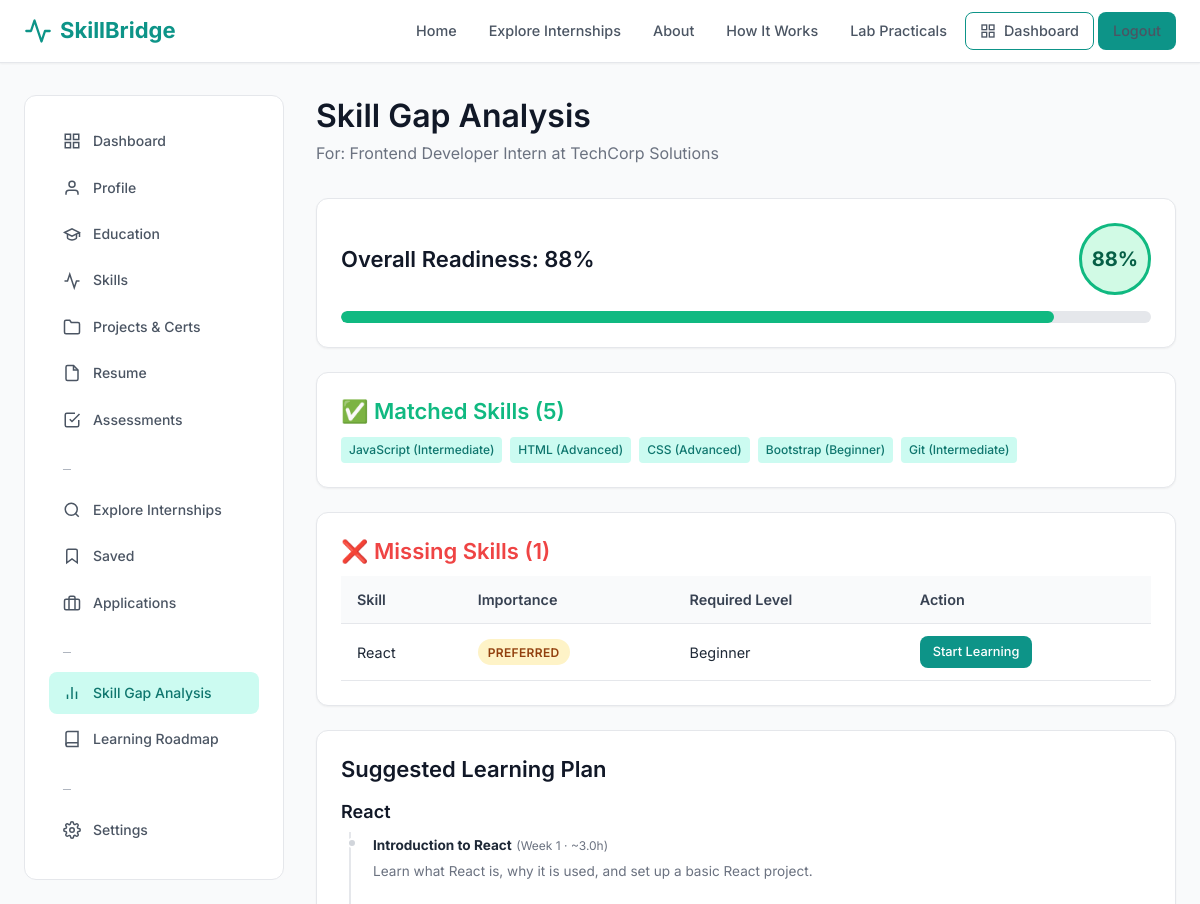
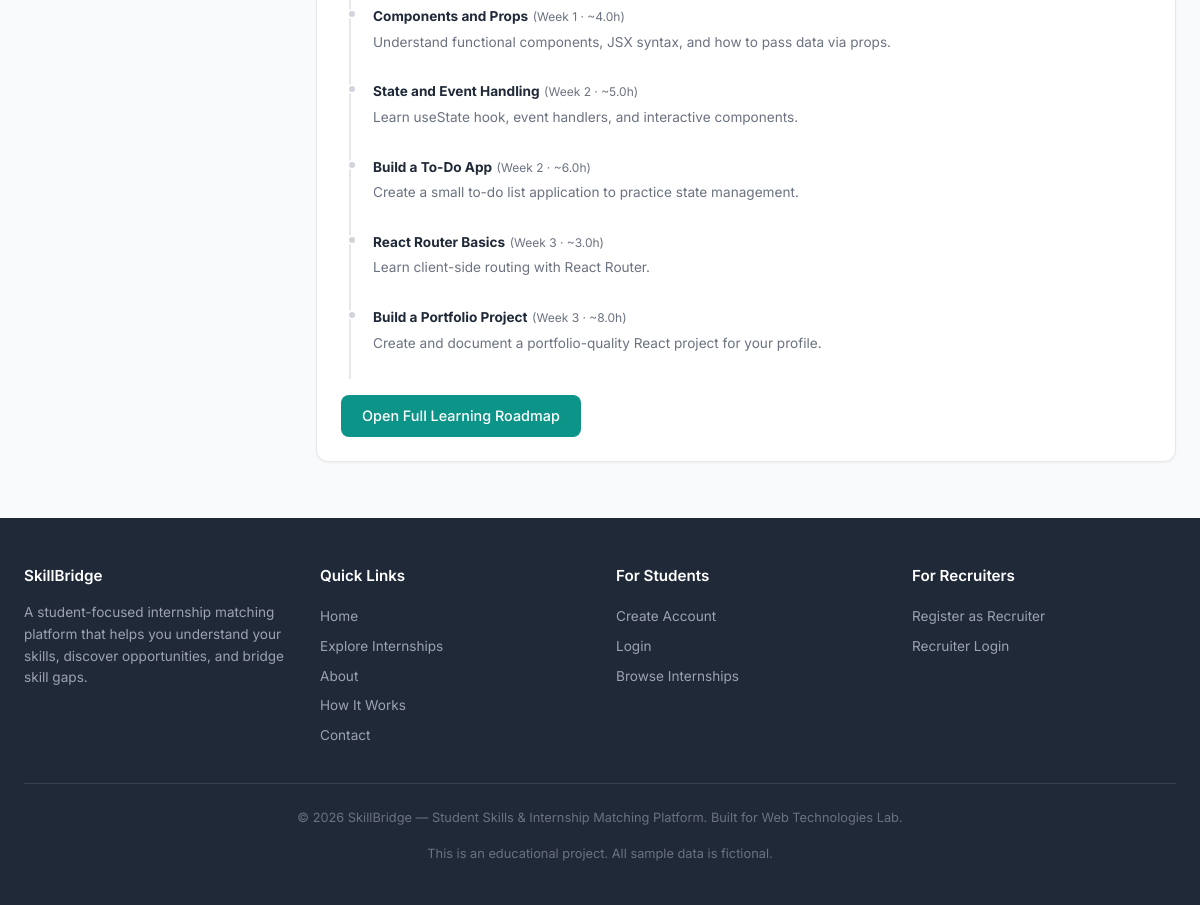
The page /student/skill-gap.php?internship_id=1 (signed in) on the database its author committed (2 pictures, top to bottom).
### tables this page shows
CREATE TABLE internships (
    id INT AUTO_INCREMENT PRIMARY KEY,
    recruiter_profile_id INT NOT NULL,
    title VARCHAR(200) NOT NULL,
    description TEXT NOT NULL,
    responsibilities TEXT DEFAULT NULL,
    eligibility TEXT DEFAULT NULL,
    eligible_degrees VARCHAR(255) DEFAULT NULL,     
    eligible_branches VARCHAR(255) DEFAULT NULL,    
    min_graduation_year INT DEFAULT NULL,
    max_graduation_year INT DEFAULT NULL,
    location VARCHAR(150) DEFAULT NULL,
    work_mode ENUM('remote', 'hybrid', 'onsite') DEFAULT 'remote',
    stipend_min INT DEFAULT 0,
    stipend_max INT DEFAULT 0,
    is_paid TINYINT(1) DEFAULT 1,
    duration VARCHAR(100) DEFAULT NULL,
    openings INT DEFAULT 1,
    application_instructions TEXT DEFAULT NULL,
    start_date DATE DEFAULT NULL,
    application_deadline DATE DEFAULT NULL,
    status ENUM('draft', 'active', 'closed', 'expired') DEFAULT 'active',
    career_category VARCHAR(100) DEFAULT NULL,
    is_sample TINYINT(1) DEFAULT 0,    
    created_at TIMESTAMP DEFAULT CURRENT_TIMESTAMP,
    updated_at TIMESTAMP DEFAULT CURRENT_TIMESTAMP ON UPDATE CURRENT_TIMESTAMP,
    FOREIGN KEY (recruiter_profile_id) REFERENCES recruiter_profiles(id) ON DELETE CASCADE,
    INDEX idx_status (status),
    INDEX idx_deadline (application_deadline),
    INDEX idx_career (career_category)
);

CREATE TABLE recruiter_profiles (
    id INT AUTO_INCREMENT PRIMARY KEY,
    user_id INT NOT NULL,
    company_name VARCHAR(200) DEFAULT NULL,
    company_website VARCHAR(255) DEFAULT NULL,
    company_description TEXT DEFAULT NULL,
    company_logo_path VARCHAR(255) DEFAULT NULL,
    industry VARCHAR(100) DEFAULT NULL,
    company_size VARCHAR(50) DEFAULT NULL,
    location VARCHAR(150) DEFAULT NULL,
    phone VARCHAR(20) DEFAULT NULL,
    created_at TIMESTAMP DEFAULT CURRENT_TIMESTAMP,
    updated_at TIMESTAMP DEFAULT CURRENT_TIMESTAMP ON UPDATE CURRENT_TIMESTAMP,
    UNIQUE KEY uk_user (user_id),
    FOREIGN KEY (user_id) REFERENCES users(id) ON DELETE CASCADE
);

CREATE TABLE internship_skills (
    id INT AUTO_INCREMENT PRIMARY KEY,
    internship_id INT NOT NULL,
    skill_id INT NOT NULL,
    importance ENUM('required', 'preferred', 'nice_to_have') DEFAULT 'required',
    min_proficiency ENUM('beginner', 'intermediate', 'advanced') DEFAULT 'beginner',
    UNIQUE KEY uk_internship_skill (internship_id, skill_id),
    FOREIGN KEY (internship_id) REFERENCES internships(id) ON DELETE CASCADE,
    FOREIGN KEY (skill_id) REFERENCES skills(id) ON DELETE CASCADE
);

CREATE TABLE skills (
    id INT AUTO_INCREMENT PRIMARY KEY,
    category_id INT NOT NULL,
    name VARCHAR(100) NOT NULL,
    description VARCHAR(255) DEFAULT NULL,
    UNIQUE KEY uk_name (name),
    FOREIGN KEY (category_id) REFERENCES skill_categories(id) ON DELETE CASCADE,
    INDEX idx_category (category_id)
);

CREATE TABLE learning_tasks (
    id INT AUTO_INCREMENT PRIMARY KEY,
    skill_id INT NOT NULL,
    title VARCHAR(200) NOT NULL,
    description TEXT DEFAULT NULL,
    week_number INT DEFAULT 1,
    task_order INT DEFAULT 1,
    resource_url VARCHAR(255) DEFAULT NULL,
    estimated_hours DECIMAL(4,1) DEFAULT NULL,
    created_at TIMESTAMP DEFAULT CURRENT_TIMESTAMP,
    FOREIGN KEY (skill_id) REFERENCES skills(id) ON DELETE CASCADE,
    INDEX idx_skill (skill_id)
);

### includes/functions.php (called while the page is built, shortened)
<?php
function e(?string $str): string {
    return htmlspecialchars($str ?? '', ENT_QUOTES, 'UTF-8');
}
function calculateMatchScore(PDO $db, int $studentProfileId, int $internshipId): array {
    $stmt = $db->prepare('
        SELECT isr.skill_id, isr.importance, isr.min_proficiency, s.name AS skill_name
        FROM internship_skills isr
        JOIN skills s ON s.id = isr.skill_id
        WHERE isr.internship_id = ?
    ');
    $stmt->execute([$internshipId]);
    $requiredSkills = $stmt->fetchAll();
    $stmt = $db->prepare('
        SELECT ss.skill_id, ss.proficiency, s.name AS skill_name
        FROM student_skills ss
        JOIN skills s ON s.id = ss.skill_id
        WHERE ss.student_profile_id = ?
    ');
    $stmt->execute([$studentProfileId]);
    $studentSkillsRaw = $stmt->fetchAll();
    $studentSkills = [];
    foreach ($studentSkillsRaw as $ss) {
        $studentSkills[(int)$ss['skill_id']] = $ss['proficiency'];
    }
    $proficiencyLevels = ['beginner' => 1, 'intermediate' => 2, 'advanced' => 3];
    $matched  = [];
    $missing  = [];
    $weak     = [];
    $importanceWeights = ['required' => 1.0, 'preferred' => 0.6, 'nice_to_have' => 0.3];
    $totalWeight = 0;
    $earnedWeight = 0;
    foreach ($requiredSkills as $rs) {
        $skillId   = (int) $rs['skill_id'];
        $skillName = $rs['skill_name'];
        $importance = $rs['importance'];
        $minProf   = $rs['min_proficiency'];
        $weight    = $importanceWeights[$importance] ?? 1.0;
        $totalWeight += $weight;
        if (isset($studentSkills[$skillId])) {
            $studentLevel = $proficiencyLevels[$studentSkills[$skillId]] ?? 1;
            $requiredLevel = $proficiencyLevels[$minProf] ?? 1;
            if ($studentLevel >= $requiredLevel) {
                $matched[] = [
                    'name'       => $skillName,
                    'importance' => $importance,
                    'student_level' => $studentSkills[$skillId],
                    'required_level' => $minProf,
                ];
                $earnedWeight += $weight;
            }
        } else {
            $missing[] = [
                'name'       => $skillName,
                'importance' => $importance,
                'required_level' => $minProf,
            ];
        }
    }
    $score = ($totalWeight > 0) ? round(($earnedWeight / $totalWeight) * 100) : 0;
    $score = min(100, max(0, $score));
    $explanation = "You match {$score}% of the requirements. ";
    $matchedCount = count($matched);
    $totalCount   = count($requiredSkills);
    $explanation  .= "You have {$matchedCount} of {$totalCount} required skills at the needed level. ";
    if (!empty($missing)) {
        $missingNames = array_column($missing, 'name');
        $explanation .= "Missing: " . implode(', ', $missingNames) . ". ";
    }
    return [
        'score'           => $score,
        'matched_skills'  => $matched,
        'missing_skills'  => $missing,
        'weak_skills'     => $weak,
        'total_required'  => $totalCount,
        'explanation'     => trim($explanation),
    ];
}
function getSkillGapAnalysis(PDO $db, int $studentProfileId, int $internshipId): array {
    $match = calculateMatchScore($db, $studentProfileId, $internshipId);
    $learningPlan = [];
    $allGapSkills = array_merge(
        array_map(fn($s) => $s['name'], $match['missing_skills']),
        array_map(fn($s) => $s['name'], $match['weak_skills'])
    );
    if (!empty($allGapSkills)) {
        $placeholders = implode(',', array_fill(0, count($allGapSkills), '?'));
        $stmt = $db->prepare("
            SELECT lt.*, s.name AS skill_name
            FROM learning_tasks lt
            JOIN skills s ON s.id = lt.skill_id
            WHERE s.name IN ({$placeholders})
            ORDER BY lt.week_number, lt.task_order
        ");
        $stmt->execute($allGapSkills);
        $tasks = $stmt->fetchAll();
        foreach ($tasks as $task) {
            $learningPlan[$task['skill_name']][] = $task;
        }
    }
    return [
        'match'         => $match,
        'learning_plan' => $learningPlan,
    ];
}

### includes/auth.php (called while the page is built, shortened)
<?php
function getCurrentUserId(): ?int {
    return $_SESSION['user_id'] ?? null;
}
function getCurrentUserRole(): ?string {
    return $_SESSION['user_role'] ?? null;
}
function getStudentProfileId(?PDO $db): ?int {
    $stmt = $db->prepare('SELECT id FROM student_profiles WHERE user_id = ?');
    $stmt->execute([getCurrentUserId()]);
    $result = $stmt->fetch();
    return $result ? (int) $result['id'] : null;
}

### student/skill-gap.php (the view, shortened to what this page needs)
<?php
require_once __DIR__.'/../config/database.php';require_once __DIR__.'/../includes/auth.php';require_once __DIR__.'/../includes/functions.php';
requireRole('student');$db=getDB();$profileId=getStudentProfileId($db);
$internshipId=(int)($_GET['internship_id']??0);
if($internshipId){
    $stmt=$db->prepare('SELECT i.*, rp.company_name FROM internships i JOIN recruiter_profiles rp ON rp.id=i.recruiter_profile_id WHERE i.id=?');
    $stmt->execute([$internshipId]);$int=$stmt->fetch();
    $gap=getSkillGapAnalysis($db,$profileId,$internshipId);
    $match=$gap['match'];$plan=$gap['learning_plan'];
}
include __DIR__.'/../includes/header.php';
?>
<div class="main-content"><div class="container"><div class="dashboard-layout"><?php include __DIR__.'/sidebar.php'; ?>
<div>
<?php if($internshipId && isset($int)): ?>
<div class="page-header"><h1>Skill Gap Analysis</h1><p>For: <?php echo e($int['title']); ?> at <?php echo e($int['company_name']); ?></p></div>
<div class="card mb-3">
    <div class="d-flex justify-between align-center">
        <h3 class="mb-0">Overall Readiness: <?php echo $match['score']; ?>%</h3>
        <div class="match-score <?php echo $match['score']>=70?'high':($match['score']>=40?'medium':'low'); ?>"><?php echo $match['score']; ?>%</div>
    </div>
    <div class="progress-bar-container mt-2" style="height:12px;"><div class="progress-bar <?php echo $match['score']>=70?'green':($match['score']>=40?'':'red'); ?>" style="width:<?php echo $match['score']; ?>%"></div></div>
</div>
<?php if(!empty($match['matched_skills'])): ?>
<div class="card mb-3"><h3 class="text-success">✅ Matched Skills (<?php echo count($match['matched_skills']); ?>)</h3>
<div class="skill-chips"><?php foreach($match['matched_skills'] as $s): ?><span class="skill-tag"><?php echo e($s['name']); ?> (<?php echo ucfirst($s['student_level']); ?>)</span><?php endforeach; ?></div></div>
<?php endif; ?>
<?php if(!empty($match['missing_skills'])): ?>
<div class="card mb-3"><h3 class="text-danger">❌ Missing Skills (<?php echo count($match['missing_skills']); ?>)</h3>
<table><thead><tr><th>Skill</th><th>Importance</th><th>Required Level</th><th>Action</th></tr></thead><tbody>
<?php foreach($match['missing_skills'] as $s): ?>
<tr><td><?php echo e($s['name']); ?></td><td><span class="badge badge-<?php echo $s['importance']==='required'?'danger':'warning'; ?>"><?php echo ucfirst($s['importance']); ?></span></td><td><?php echo ucfirst($s['required_level']); ?></td>
<td><a href="/wtproject/student/learning-roadmap.php?skill=<?php echo urlencode($s['name']); ?>" class="btn btn-sm btn-primary">Start Learning</a></td></tr>
<?php endforeach; ?></tbody></table></div>
<?php endif; ?>
<?php if(!empty($plan)): ?>
<div class="card mb-3"><h3>Suggested Learning Plan</h3>
<?php foreach($plan as $skillName=>$tasks): ?>
<h4 class="mt-2"><?php echo e($skillName); ?></h4>
<div class="timeline">
<?php foreach($tasks as $t): ?>
<div class="timeline-item"><strong class="text-sm"><?php echo e($t['title']); ?></strong> <span class="text-xs text-muted">(Week <?php echo $t['week_number']; ?><?php echo $t['estimated_hours']?' · ~'.$t['estimated_hours'].'h':''; ?>)</span><br><span class="text-sm text-muted"><?php echo e($t['description']); ?></span></div>
<?php endforeach; ?>
</div>
<?php endforeach; ?>
<a href="/wtproject/student/learning-roadmap.php" class="btn btn-primary mt-2">Open Full Learning Roadmap</a>
</div>
<?php endif; ?>
<?php endif; ?>
</div></div></div></div>
<?php include __DIR__.'/../includes/footer.php'; ?>

### rows shown on the page
internships: title "Frontend Developer Intern", recruiter_profile.company_name "TechCorp Solutions"
internship_skills: skill.name "JavaScript", min_proficiency "Intermediate"
internship_skills: skill.name "HTML", student_level "Advanced"
internship_skills: skill.name "CSS", student_level "Advanced"
internship_skills: skill.name "Bootstrap", min_proficiency "Beginner"
internship_skills: skill.name "Git", student_level "Intermediate"
internship_skills: skill.name "React", importance "PREFERRED", min_proficiency "Beginner"
learning_tasks: title "Introduction to React", week_number "1", estimated_hours "3.0", description "Learn what React is, why it is used, and set up a basic React project."
learning_tasks: title "Components and Props", week_number "1", estimated_hours "4.0", description "Understand functional components, JSX syntax, and how to pass data via props."
learning_tasks: title "State and Event Handling", week_number "2", estimated_hours "5.0", description "Learn useState hook, event handlers, and interactive components."
learning_tasks: title "Build a To-Do App", week_number "2", estimated_hours "6.0", description "Create a small to-do list application to practice state management."
learning_tasks: title "React Router Basics", week_number "3", estimated_hours "3.0", description "Learn client-side routing with React Router."
learning_tasks: title "Build a Portfolio Project", week_number "3", estimated_hours "8.0", description "Create and document a portfolio-quality React project for your profile."

### other values the page prints
$link[1] "Dashboard"
$link[1] "Profile"
$link[1] "Education"
$link[1] "Skills"
$link[1] "Projects & Certs"
$link[1] "Resume"
$link[1] "Assessments"
$link[1] "Explore Internships"
$link[1] "Saved"
$link[1] "Applications"
$link[1] "Skill Gap Analysis"
$link[1] "Learning Roadmap"
$link[1] "Settings"
$match['score'] "88"
count($match['matched_skills']) "5"
